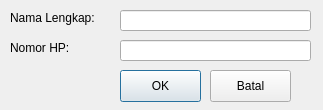
<?xml version="1.0" encoding="UTF-8"?>
<ui version="4.0">
 <class>Dialog</class>
 <widget class="QDialog" name="Dialog">
  <property name="geometry">
   <rect>
    <x>0</x>
    <y>0</y>
    <width>323</width>
    <height>110</height>
   </rect>
  </property>
  <property name="windowTitle">
   <string>Tambah/Ubah Kontak</string>
  </property>
  <widget class="QLabel" name="label">
   <property name="geometry">
    <rect>
     <x>10</x>
     <y>10</y>
     <width>101</width>
     <height>16</height>
    </rect>
   </property>
   <property name="text">
    <string>Nama Lengkap: </string>
   </property>
  </widget>
  <widget class="QLabel" name="label_2">
   <property name="geometry">
    <rect>
     <x>10</x>
     <y>40</y>
     <width>91</width>
     <height>16</height>
    </rect>
   </property>
   <property name="text">
    <string>Nomor HP:</string>
   </property>
  </widget>
  <widget class="QLineEdit" name="txtName">
   <property name="geometry">
    <rect>
     <x>120</x>
     <y>10</y>
     <width>191</width>
     <height>21</height>
    </rect>
   </property>
  </widget>
  <widget class="QLineEdit" name="txtPhone">
   <property name="geometry">
    <rect>
     <x>120</x>
     <y>40</y>
     <width>191</width>
     <height>21</height>
    </rect>
   </property>
  </widget>
  <widget class="QPushButton" name="btnOK">
   <property name="geometry">
    <rect>
     <x>120</x>
     <y>70</y>
     <width>81</width>
     <height>32</height>
    </rect>
   </property>
   <property name="text">
    <string>OK</string>
   </property>
  </widget>
  <widget class="QPushButton" name="btnBatal">
   <property name="geometry">
    <rect>
     <x>210</x>
     <y>70</y>
     <width>81</width>
     <height>32</height>
    </rect>
   </property>
   <property name="text">
    <string>Batal</string>
   </property>
  </widget>
 </widget>
 <resources/>
 <connections/>
</ui>
